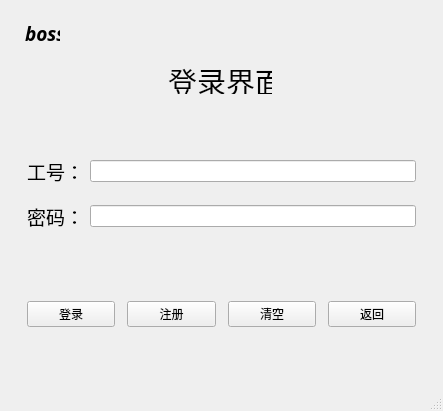
<?xml version="1.0" encoding="UTF-8"?>
<ui version="4.0">
 <class>Login</class>
 <widget class="QMainWindow" name="Login">
  <property name="geometry">
   <rect>
    <x>0</x>
    <y>0</y>
    <width>443</width>
    <height>411</height>
   </rect>
  </property>
  <property name="sizePolicy">
   <sizepolicy hsizetype="Fixed" vsizetype="Fixed">
    <horstretch>0</horstretch>
    <verstretch>0</verstretch>
   </sizepolicy>
  </property>
  <property name="windowTitle">
   <string>MainWindow</string>
  </property>
  <widget class="QWidget" name="centralwidget">
   <layout class="QVBoxLayout" name="verticalLayout_2">
    <item>
     <widget class="QStackedWidget" name="stackedW">
      <property name="currentIndex">
       <number>1</number>
      </property>
      <widget class="QWidget" name="welcome">
       <layout class="QVBoxLayout" name="verticalLayout">
        <item>
         <widget class="QWidget" name="widget" native="true">
          <layout class="QHBoxLayout" name="horizontalLayout">
           <item>
            <spacer name="horizontalSpacer">
             <property name="orientation">
              <enum>Qt::Horizontal</enum>
             </property>
             <property name="sizeHint" stdset="0">
              <size>
               <width>81</width>
               <height>20</height>
              </size>
             </property>
            </spacer>
           </item>
           <item>
            <widget class="QLabel" name="label">
             <property name="font">
              <font>
               <family>楷体</family>
               <pointsize>24</pointsize>
              </font>
             </property>
             <property name="text">
              <string>世博超市管理系统</string>
             </property>
            </widget>
           </item>
           <item>
            <spacer name="horizontalSpacer_2">
             <property name="orientation">
              <enum>Qt::Horizontal</enum>
             </property>
             <property name="sizeHint" stdset="0">
              <size>
               <width>80</width>
               <height>20</height>
              </size>
             </property>
            </spacer>
           </item>
          </layout>
         </widget>
        </item>
        <item>
         <widget class="QWidget" name="widget_2" native="true">
          <layout class="QHBoxLayout" name="horizontalLayout_2">
           <item>
            <spacer name="horizontalSpacer_3">
             <property name="orientation">
              <enum>Qt::Horizontal</enum>
             </property>
             <property name="sizeHint" stdset="0">
              <size>
               <width>119</width>
               <height>20</height>
              </size>
             </property>
            </spacer>
           </item>
           <item>
            <widget class="QLabel" name="label_2">
             <property name="font">
              <font>
               <family>楷体</family>
               <pointsize>18</pointsize>
              </font>
             </property>
             <property name="text">
              <string>请选择您的身份</string>
             </property>
            </widget>
           </item>
           <item>
            <spacer name="horizontalSpacer_4">
             <property name="orientation">
              <enum>Qt::Horizontal</enum>
             </property>
             <property name="sizeHint" stdset="0">
              <size>
               <width>119</width>
               <height>20</height>
              </size>
             </property>
            </spacer>
           </item>
          </layout>
         </widget>
        </item>
        <item>
         <widget class="QWidget" name="widget_3" native="true">
          <property name="enabled">
           <bool>true</bool>
          </property>
          <layout class="QHBoxLayout" name="horizontalLayout_3">
           <item>
            <spacer name="horizontalSpacer_5">
             <property name="orientation">
              <enum>Qt::Horizontal</enum>
             </property>
             <property name="sizeType">
              <enum>QSizePolicy::Preferred</enum>
             </property>
             <property name="sizeHint" stdset="0">
              <size>
               <width>81</width>
               <height>20</height>
              </size>
             </property>
            </spacer>
           </item>
           <item>
            <widget class="QPushButton" name="Boss">
             <property name="sizePolicy">
              <sizepolicy hsizetype="Minimum" vsizetype="Maximum">
               <horstretch>0</horstretch>
               <verstretch>0</verstretch>
              </sizepolicy>
             </property>
             <property name="maximumSize">
              <size>
               <width>100</width>
               <height>50</height>
              </size>
             </property>
             <property name="text">
              <string>Boss</string>
             </property>
            </widget>
           </item>
           <item>
            <spacer name="horizontalSpacer_6">
             <property name="orientation">
              <enum>Qt::Horizontal</enum>
             </property>
             <property name="sizeType">
              <enum>QSizePolicy::Expanding</enum>
             </property>
             <property name="sizeHint" stdset="0">
              <size>
               <width>66</width>
               <height>20</height>
              </size>
             </property>
            </spacer>
           </item>
           <item>
            <widget class="QPushButton" name="Manager">
             <property name="sizePolicy">
              <sizepolicy hsizetype="Minimum" vsizetype="Maximum">
               <horstretch>0</horstretch>
               <verstretch>0</verstretch>
              </sizepolicy>
             </property>
             <property name="maximumSize">
              <size>
               <width>100</width>
               <height>50</height>
              </size>
             </property>
             <property name="text">
              <string>管理员</string>
             </property>
            </widget>
           </item>
           <item>
            <spacer name="horizontalSpacer_7">
             <property name="orientation">
              <enum>Qt::Horizontal</enum>
             </property>
             <property name="sizeHint" stdset="0">
              <size>
               <width>65</width>
               <height>20</height>
              </size>
             </property>
            </spacer>
           </item>
          </layout>
         </widget>
        </item>
       </layout>
      </widget>
      <widget class="QWidget" name="bslogin">
       <layout class="QVBoxLayout" name="verticalLayout_3">
        <item>
         <widget class="QWidget" name="widget_4" native="true">
          <widget class="QLabel" name="label_4">
           <property name="geometry">
            <rect>
             <x>150</x>
             <y>50</y>
             <width>104</width>
             <height>26</height>
            </rect>
           </property>
           <property name="font">
            <font>
             <family>楷体</family>
             <pointsize>22</pointsize>
            </font>
           </property>
           <property name="text">
            <string>登录界面</string>
           </property>
          </widget>
          <widget class="QLabel" name="label_3">
           <property name="geometry">
            <rect>
             <x>7</x>
             <y>7</y>
             <width>35</width>
             <height>16</height>
            </rect>
           </property>
           <property name="font">
            <font>
             <family>楷体</family>
             <pointsize>14</pointsize>
             <weight>75</weight>
             <italic>true</italic>
             <bold>true</bold>
            </font>
           </property>
           <property name="text">
            <string>boss</string>
           </property>
          </widget>
         </widget>
        </item>
        <item>
         <widget class="QWidget" name="widget_5" native="true">
          <layout class="QGridLayout" name="gridLayout_3">
           <item row="0" column="0">
            <widget class="QLabel" name="label_5">
             <property name="font">
              <font>
               <family>楷体</family>
               <pointsize>14</pointsize>
              </font>
             </property>
             <property name="text">
              <string>工号：</string>
             </property>
            </widget>
           </item>
           <item row="0" column="1">
            <widget class="QLineEdit" name="lineEdit_bossJnb"/>
           </item>
           <item row="1" column="0">
            <widget class="QLabel" name="label_6">
             <property name="font">
              <font>
               <family>楷体</family>
               <pointsize>14</pointsize>
              </font>
             </property>
             <property name="text">
              <string>密码：</string>
             </property>
            </widget>
           </item>
           <item row="1" column="1">
            <widget class="QLineEdit" name="lineEdit_bossPwd"/>
           </item>
          </layout>
         </widget>
        </item>
        <item>
         <widget class="QWidget" name="widget_6" native="true">
          <layout class="QHBoxLayout" name="horizontalLayout_4">
           <property name="spacing">
            <number>12</number>
           </property>
           <item>
            <widget class="QPushButton" name="Button_bossLogin">
             <property name="text">
              <string>登录</string>
             </property>
            </widget>
           </item>
           <item>
            <widget class="QPushButton" name="Button_bossTores">
             <property name="text">
              <string>注册</string>
             </property>
            </widget>
           </item>
           <item>
            <widget class="QPushButton" name="Button_bossClear">
             <property name="text">
              <string>清空</string>
             </property>
            </widget>
           </item>
           <item>
            <widget class="QPushButton" name="Button_bossReturn">
             <property name="text">
              <string>返回</string>
             </property>
            </widget>
           </item>
          </layout>
         </widget>
        </item>
       </layout>
      </widget>
      <widget class="QWidget" name="bsregist">
       <layout class="QVBoxLayout" name="verticalLayout_4">
        <item>
         <widget class="QWidget" name="widget_7" native="true">
          <widget class="QLabel" name="label_8">
           <property name="geometry">
            <rect>
             <x>7</x>
             <y>7</y>
             <width>35</width>
             <height>16</height>
            </rect>
           </property>
           <property name="font">
            <font>
             <family>楷体</family>
             <pointsize>14</pointsize>
             <weight>75</weight>
             <italic>true</italic>
             <bold>true</bold>
            </font>
           </property>
           <property name="text">
            <string>boss</string>
           </property>
          </widget>
          <widget class="QLabel" name="label_7">
           <property name="geometry">
            <rect>
             <x>150</x>
             <y>40</y>
             <width>104</width>
             <height>26</height>
            </rect>
           </property>
           <property name="font">
            <font>
             <family>楷体</family>
             <pointsize>22</pointsize>
            </font>
           </property>
           <property name="text">
            <string>注册界面</string>
           </property>
          </widget>
         </widget>
        </item>
        <item>
         <widget class="QWidget" name="widget_8" native="true">
          <layout class="QGridLayout" name="gridLayout_2">
           <item row="0" column="0">
            <widget class="QLabel" name="label_9">
             <property name="font">
              <font>
               <family>楷体</family>
               <pointsize>14</pointsize>
              </font>
             </property>
             <property name="text">
              <string>姓名：</string>
             </property>
            </widget>
           </item>
           <item row="0" column="1">
            <widget class="QLineEdit" name="lineEdit_bossresName"/>
           </item>
           <item row="1" column="0">
            <widget class="QLabel" name="label_10">
             <property name="font">
              <font>
               <family>楷体</family>
               <pointsize>14</pointsize>
              </font>
             </property>
             <property name="text">
              <string>工号：</string>
             </property>
            </widget>
           </item>
           <item row="1" column="1">
            <widget class="QLineEdit" name="lineEdit_bossresJbn"/>
           </item>
           <item row="2" column="0">
            <widget class="QLabel" name="label_11">
             <property name="font">
              <font>
               <family>楷体</family>
               <pointsize>14</pointsize>
              </font>
             </property>
             <property name="text">
              <string>密码：</string>
             </property>
            </widget>
           </item>
           <item row="2" column="1">
            <widget class="QLineEdit" name="lineEdit_bossresPwd"/>
           </item>
           <item row="3" column="0">
            <widget class="QLabel" name="label_12">
             <property name="font">
              <font>
               <family>楷体</family>
               <pointsize>14</pointsize>
              </font>
             </property>
             <property name="text">
              <string>确认密码：</string>
             </property>
            </widget>
           </item>
           <item row="3" column="1">
            <widget class="QLineEdit" name="lineEdit_bossreSure"/>
           </item>
           <item row="4" column="0">
            <widget class="QLabel" name="label_13">
             <property name="font">
              <font>
               <family>楷体</family>
               <pointsize>14</pointsize>
              </font>
             </property>
             <property name="text">
              <string>手机号：</string>
             </property>
            </widget>
           </item>
           <item row="4" column="1">
            <widget class="QLineEdit" name="lineEdit_bossresPhone"/>
           </item>
          </layout>
         </widget>
        </item>
        <item>
         <widget class="QWidget" name="widget_9" native="true">
          <layout class="QHBoxLayout" name="horizontalLayout_5">
           <property name="spacing">
            <number>12</number>
           </property>
           <item>
            <widget class="QPushButton" name="Button_bossRegist">
             <property name="text">
              <string>注册</string>
             </property>
            </widget>
           </item>
           <item>
            <widget class="QPushButton" name="Button_bossresClear">
             <property name="text">
              <string>清空</string>
             </property>
            </widget>
           </item>
           <item>
            <widget class="QPushButton" name="Button_bossresReturn">
             <property name="text">
              <string>返回</string>
             </property>
            </widget>
           </item>
          </layout>
         </widget>
        </item>
       </layout>
      </widget>
      <widget class="QWidget" name="malogin">
       <layout class="QVBoxLayout" name="verticalLayout_5">
        <item>
         <widget class="QWidget" name="widget_10" native="true">
          <widget class="QLabel" name="label_14">
           <property name="geometry">
            <rect>
             <x>150</x>
             <y>50</y>
             <width>104</width>
             <height>26</height>
            </rect>
           </property>
           <property name="font">
            <font>
             <family>楷体</family>
             <pointsize>22</pointsize>
            </font>
           </property>
           <property name="text">
            <string>登录界面</string>
           </property>
          </widget>
          <widget class="QLabel" name="label_15">
           <property name="geometry">
            <rect>
             <x>7</x>
             <y>7</y>
             <width>51</width>
             <height>16</height>
            </rect>
           </property>
           <property name="font">
            <font>
             <family>楷体</family>
             <pointsize>14</pointsize>
             <weight>75</weight>
             <italic>true</italic>
             <bold>true</bold>
            </font>
           </property>
           <property name="text">
            <string>管理员</string>
           </property>
          </widget>
         </widget>
        </item>
        <item>
         <widget class="QWidget" name="widget_11" native="true">
          <layout class="QGridLayout" name="gridLayout_4">
           <item row="0" column="0">
            <widget class="QLabel" name="label_16">
             <property name="font">
              <font>
               <family>楷体</family>
               <pointsize>14</pointsize>
              </font>
             </property>
             <property name="text">
              <string>工号：</string>
             </property>
            </widget>
           </item>
           <item row="0" column="1">
            <widget class="QLineEdit" name="lineEdit_manaJbn"/>
           </item>
           <item row="1" column="0">
            <widget class="QLabel" name="label_17">
             <property name="font">
              <font>
               <family>楷体</family>
               <pointsize>14</pointsize>
              </font>
             </property>
             <property name="text">
              <string>密码：</string>
             </property>
            </widget>
           </item>
           <item row="1" column="1">
            <widget class="QLineEdit" name="lineEdit_manaPwd"/>
           </item>
          </layout>
         </widget>
        </item>
        <item>
         <widget class="QWidget" name="widget_12" native="true">
          <layout class="QHBoxLayout" name="horizontalLayout_6">
           <property name="spacing">
            <number>12</number>
           </property>
           <item>
            <widget class="QPushButton" name="Button_manaLogin">
             <property name="text">
              <string>登录</string>
             </property>
            </widget>
           </item>
           <item>
            <widget class="QPushButton" name="Button_manaToregist">
             <property name="text">
              <string>注册</string>
             </property>
            </widget>
           </item>
           <item>
            <widget class="QPushButton" name="Button_manaClear">
             <property name="text">
              <string>清空</string>
             </property>
            </widget>
           </item>
           <item>
            <widget class="QPushButton" name="Button_manaReturn">
             <property name="text">
              <string>返回</string>
             </property>
            </widget>
           </item>
          </layout>
         </widget>
        </item>
       </layout>
      </widget>
      <widget class="QWidget" name="maregist">
       <layout class="QVBoxLayout" name="verticalLayout_6">
        <item>
         <widget class="QWidget" name="widget_13" native="true">
          <widget class="QLabel" name="label_18">
           <property name="geometry">
            <rect>
             <x>7</x>
             <y>7</y>
             <width>51</width>
             <height>16</height>
            </rect>
           </property>
           <property name="font">
            <font>
             <family>楷体</family>
             <pointsize>14</pointsize>
             <weight>75</weight>
             <italic>true</italic>
             <bold>true</bold>
            </font>
           </property>
           <property name="text">
            <string>管理员</string>
           </property>
          </widget>
          <widget class="QLabel" name="label_19">
           <property name="geometry">
            <rect>
             <x>150</x>
             <y>40</y>
             <width>104</width>
             <height>26</height>
            </rect>
           </property>
           <property name="font">
            <font>
             <family>楷体</family>
             <pointsize>22</pointsize>
            </font>
           </property>
           <property name="text">
            <string>注册界面</string>
           </property>
          </widget>
         </widget>
        </item>
        <item>
         <widget class="QWidget" name="widget_14" native="true">
          <layout class="QGridLayout" name="gridLayout_5">
           <item row="0" column="0">
            <widget class="QLabel" name="label_20">
             <property name="font">
              <font>
               <family>楷体</family>
               <pointsize>14</pointsize>
              </font>
             </property>
             <property name="text">
              <string>姓名：</string>
             </property>
            </widget>
           </item>
           <item row="0" column="1">
            <widget class="QLineEdit" name="lineEdit_manaresName"/>
           </item>
           <item row="1" column="0">
            <widget class="QLabel" name="label_21">
             <property name="font">
              <font>
               <family>楷体</family>
               <pointsize>14</pointsize>
              </font>
             </property>
             <property name="text">
              <string>工号：</string>
             </property>
            </widget>
           </item>
           <item row="1" column="1">
            <widget class="QLineEdit" name="lineEdit_manaresJnb"/>
           </item>
           <item row="2" column="0">
            <widget class="QLabel" name="label_22">
             <property name="font">
              <font>
               <family>楷体</family>
               <pointsize>14</pointsize>
              </font>
             </property>
             <property name="text">
              <string>密码：</string>
             </property>
            </widget>
           </item>
           <item row="2" column="1">
            <widget class="QLineEdit" name="lineEdit_manaresPwd"/>
           </item>
           <item row="3" column="0">
            <widget class="QLabel" name="label_23">
             <property name="font">
              <font>
               <family>楷体</family>
               <pointsize>14</pointsize>
              </font>
             </property>
             <property name="text">
              <string>确认密码：</string>
             </property>
            </widget>
           </item>
           <item row="3" column="1">
            <widget class="QLineEdit" name="lineEdit_manaresSure"/>
           </item>
           <item row="4" column="0">
            <widget class="QLabel" name="label_24">
             <property name="font">
              <font>
               <family>楷体</family>
               <pointsize>14</pointsize>
              </font>
             </property>
             <property name="text">
              <string>手机号：</string>
             </property>
            </widget>
           </item>
           <item row="4" column="1">
            <widget class="QLineEdit" name="lineEdit_manaresPhone"/>
           </item>
          </layout>
         </widget>
        </item>
        <item>
         <widget class="QWidget" name="widget_15" native="true">
          <layout class="QHBoxLayout" name="horizontalLayout_7">
           <property name="spacing">
            <number>12</number>
           </property>
           <item>
            <widget class="QPushButton" name="Button_manaRegist">
             <property name="text">
              <string>注册</string>
             </property>
            </widget>
           </item>
           <item>
            <widget class="QPushButton" name="Button_manaresClear">
             <property name="text">
              <string>清空</string>
             </property>
            </widget>
           </item>
           <item>
            <widget class="QPushButton" name="Button_manaresReturn">
             <property name="text">
              <string>返回</string>
             </property>
            </widget>
           </item>
          </layout>
         </widget>
        </item>
       </layout>
      </widget>
     </widget>
    </item>
   </layout>
  </widget>
  <widget class="QMenuBar" name="menubar">
   <property name="geometry">
    <rect>
     <x>0</x>
     <y>0</y>
     <width>443</width>
     <height>19</height>
    </rect>
   </property>
  </widget>
  <widget class="QStatusBar" name="statusbar"/>
 </widget>
 <resources/>
 <connections/>
</ui>
